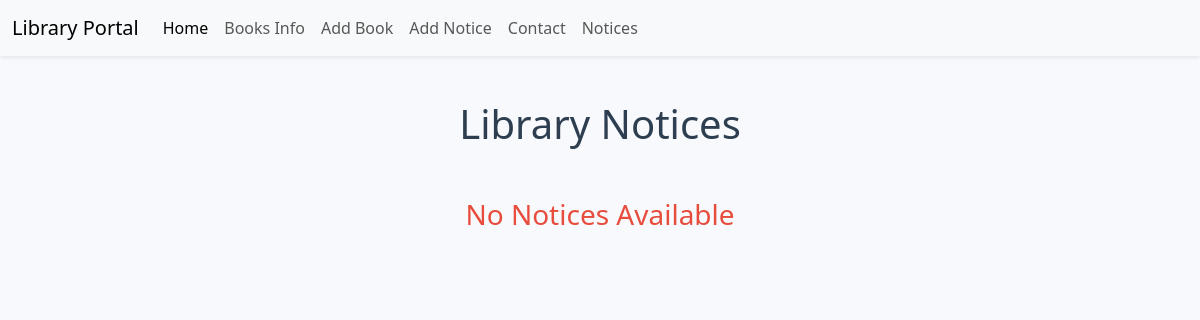
Page /notice/ on the earlier database version.
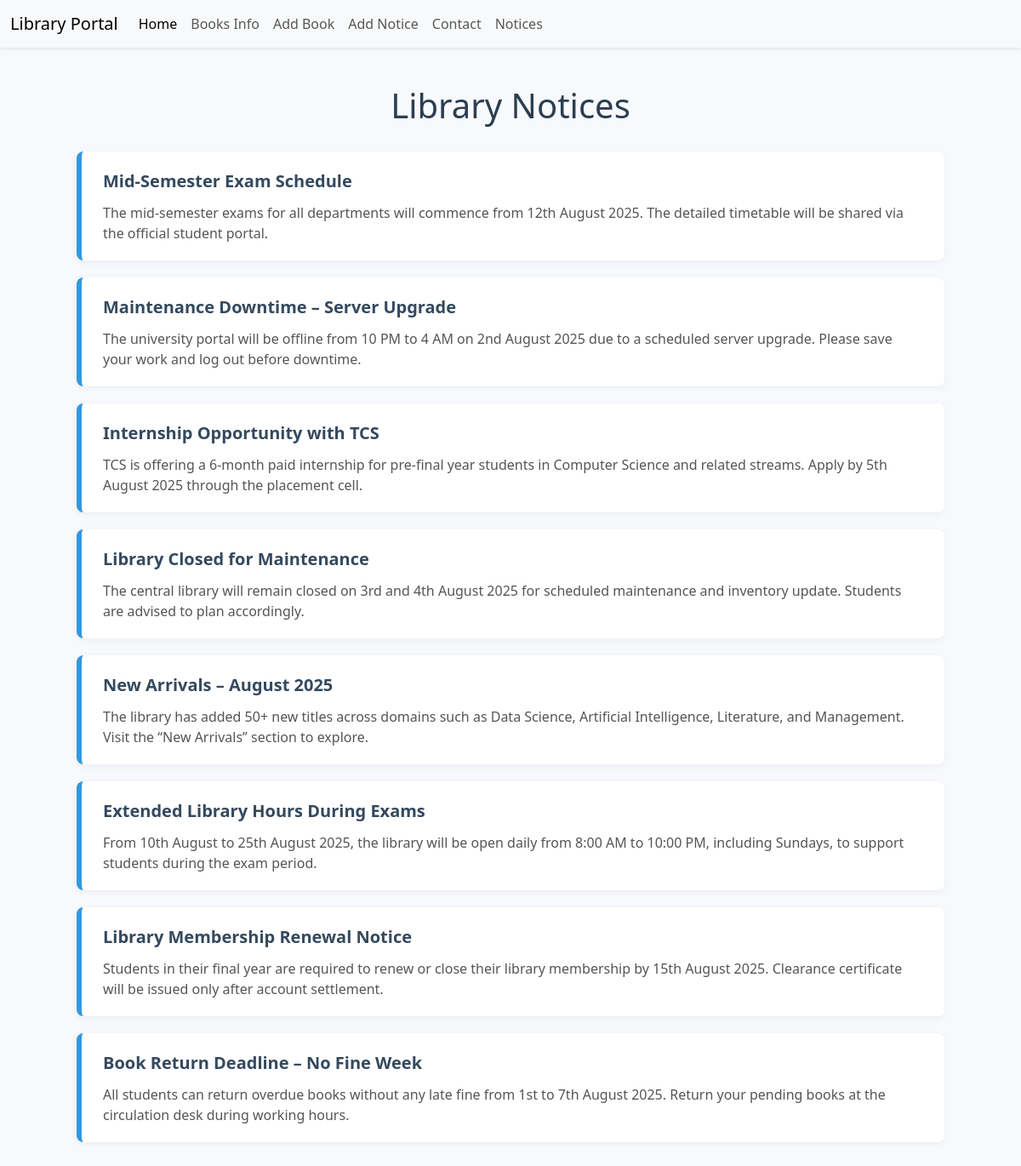
Same page on the later database version.
### NoticeBoard/models.py (models this page shows, shortened)
class Notice(models.Model):
    title = models.CharField(max_length=100)
    details = models.TextField()

### NoticeBoard/views.py (the view)
# urls.py: path('',views.notice,name='notice')
def notice(request):
    data = Notice.objects.all()
    notices={
        'notices':data
    }
    return render(request,'notice_board/notice_board.html',context=notices)

### templates/notice_board/notice_board.html (shortened to what this page needs)
{% load static %}
<!DOCTYPE html>
<html lang="en">
  <head>
    <link
      href="https://cdn.jsdelivr.net/npm/bootstrap@5.3.0/dist/css/bootstrap.min.css"
      rel="stylesheet"
    />
  </head>
  <body>
    <nav
      class="navbar navbar-expand-lg bg-body-tertiary shadow-sm bg-light fixed-top"
    >
      <div class="container-fluid">
        <a class="navbar-brand" href="/">Library Portal</a>
        <div class="collapse navbar-collapse" id="navbarSupportedContent">
          <ul class="navbar-nav me-auto mb-2 mb-lg-0">
            <li class="nav-item">
              <a class="nav-link active" aria-current="page" href="/">Home</a>
            </li>
            <li class="nav-item">
              <a class="nav-link" href="/books">Books Info</a>
            </li>
            <li class="nav-item">
              <a class="nav-link" href="/editbook">Add Book</a>
            </li>
            <li class="nav-item">
              <a class="nav-link" href="/addnotice">Add Notice</a>
            </li>
            <li class="nav-item">
              <a class="nav-link" href="#">Contact</a>
            </li>
            <li class="nav-item">
              <a class="nav-link" href="/notice">Notices</a>
            </li>
          </ul>
        </div>
      </div>
    </nav>
    <h1>Library Notices</h1>
    {% if notices %}
    <div class="notice-container">
      {% for notice in notices %}
      <div class="notice-card">
        <div class="notice-title">{{ notice.title }}</div>
        <div class="notice-details">{{ notice.details }}</div>
      </div>
      {% endfor %}
    </div>
    {% else %}
    <div class="no-notice">
      <h3>No Notices Available</h3>
    </div>
    {% endif %}
  </body>
</html>

Differences in the rows shown:
added Notice: title "Mid-Semester Exam Schedule", details "The mid-semester exams for all departments will commence from 12th August 2025. The detailed timetable will be shared via the official student portal."
added Notice: title "Maintenance Downtime – Server Upgrade", details "The university portal will be offline from 10 PM to 4 AM on 2nd August 2025 due to a scheduled server upgrade. Please save your work and log out before downtime."
added Notice: title "Internship Opportunity with TCS", details "TCS is offering a 6-month paid internship for pre-final year students in Computer Science and related streams. Apply by 5th August 2025 through the placement cell."
added Notice: title "Library Closed for Maintenance", details "The central library will remain closed on 3rd and 4th August 2025 for scheduled maintenance and inventory update. Students are advised to plan accordingly."
added Notice: title "New Arrivals – August 2025", details "The library has added 50+ new titles across domains such as Data Science, Artificial Intelligence, Literature, and Management. Visit the “New Arrivals” section to explore."
added Notice: title "Extended Library Hours During Exams", details "From 10th August to 25th August 2025, the library will be open daily from 8:00 AM to 10:00 PM, including Sundays, to support students during the exam period."
added Notice: title "Library Membership Renewal Notice", details "Students in their final year are required to renew or close their library membership by 15th August 2025. Clearance certificate will be issued only after account settlement."
added Notice: title "Book Return Deadline – No Fine Week", details "All students can return overdue books without any late fine from 1st to 7th August 2025. Return your pending books at the circulation desk during working hours."
Other differences:
text no longer shown: "No Notices Available"
